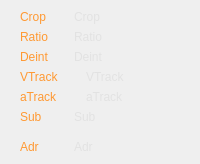
    <widget class="CSkinProgressWidget" name="m_CentralContainer1" native="true">
     <property name="sizePolicy">
      <sizepolicy hsizetype="Expanding" vsizetype="Preferred">
       <horstretch>0</horstretch>
       <verstretch>0</verstretch>
      </sizepolicy>
     </property>
     <property name="progress" stdset="0">
      <number>1</number>
     </property>
     <property name="borderInfo" stdset="0">
      <string notr="true">borderwidth=&quot;2&quot; roundcorner=&quot;0&quot; bordercolor=&quot;0xFFD0D0D0&quot; </string>
     </property>
     <layout class="QGridLayout" name="gridLayout_2" columnstretch="0,100,0">
      <property name="leftMargin">
       <number>20</number>
      </property>
      <property name="topMargin">
       <number>10</number>
      </property>
      <property name="rightMargin">
       <number>20</number>
      </property>
      <property name="bottomMargin">
       <number>10</number>
      </property>
      <property name="horizontalSpacing">
       <number>15</number>
      </property>
      <item row="1" column="0">
       <widget class="CSkinOneLineText" name="m_RatioName">
        <property name="sizePolicy">
         <sizepolicy hsizetype="Expanding" vsizetype="Expanding">
          <horstretch>0</horstretch>
          <verstretch>0</verstretch>
         </sizepolicy>
        </property>
        <property name="palette">
         <palette>
          <active>
           <colorrole role="WindowText">
            <brush brushstyle="SolidPattern">
             <color alpha="255">
              <red>255</red>
              <green>153</green>
              <blue>51</blue>
             </color>
            </brush>
           </colorrole>
          </active>
          <inactive>
           <colorrole role="WindowText">
            <brush brushstyle="SolidPattern">
             <color alpha="255">
              <red>255</red>
              <green>153</green>
              <blue>51</blue>
             </color>
            </brush>
           </colorrole>
          </inactive>
          <disabled>
           <colorrole role="WindowText">
            <brush brushstyle="SolidPattern">
             <color alpha="255">
              <red>120</red>
              <green>120</green>
              <blue>120</blue>
             </color>
            </brush>
           </colorrole>
          </disabled>
         </palette>
        </property>
        <property name="text">
         <string>Ratio</string>
        </property>
        <property name="addheight" stdset="0">
         <number>0</number>
        </property>
       </widget>
      </item>
      <item row="2" column="0">
       <widget class="CSkinOneLineText" name="m_DeintName">
        <property name="sizePolicy">
         <sizepolicy hsizetype="Expanding" vsizetype="Expanding">
          <horstretch>0</horstretch>
          <verstretch>0</verstretch>
         </sizepolicy>
        </property>
        <property name="palette">
         <palette>
          <active>
           <colorrole role="WindowText">
            <brush brushstyle="SolidPattern">
             <color alpha="255">
              <red>255</red>
              <green>153</green>
              <blue>51</blue>
             </color>
            </brush>
           </colorrole>
          </active>
          <inactive>
           <colorrole role="WindowText">
            <brush brushstyle="SolidPattern">
             <color alpha="255">
              <red>255</red>
              <green>153</green>
              <blue>51</blue>
             </color>
            </brush>
           </colorrole>
          </inactive>
          <disabled>
           <colorrole role="WindowText">
            <brush brushstyle="SolidPattern">
             <color alpha="255">
              <red>120</red>
              <green>120</green>
              <blue>120</blue>
             </color>
            </brush>
           </colorrole>
          </disabled>
         </palette>
        </property>
        <property name="text">
         <string>Deint</string>
        </property>
        <property name="addheight" stdset="0">
         <number>0</number>
        </property>
       </widget>
      </item>
      <item row="5" column="1" colspan="2">
       <widget class="CSkinOneLineText" name="m_STrackVal">
        <property name="sizePolicy">
         <sizepolicy hsizetype="Expanding" vsizetype="Expanding">
          <horstretch>0</horstretch>
          <verstretch>0</verstretch>
         </sizepolicy>
        </property>
        <property name="palette">
         <palette>
          <active>
           <colorrole role="WindowText">
            <brush brushstyle="SolidPattern">
             <color alpha="255">
              <red>226</red>
              <green>226</green>
              <blue>226</blue>
             </color>
            </brush>
           </colorrole>
          </active>
          <inactive>
           <colorrole role="WindowText">
            <brush brushstyle="SolidPattern">
             <color alpha="255">
              <red>226</red>
              <green>226</green>
              <blue>226</blue>
             </color>
            </brush>
           </colorrole>
          </inactive>
          <disabled>
           <colorrole role="WindowText">
            <brush brushstyle="SolidPattern">
             <color alpha="255">
              <red>120</red>
              <green>120</green>
              <blue>120</blue>
             </color>
            </brush>
           </colorrole>
          </disabled>
         </palette>
        </property>
        <property name="text">
         <string>Sub</string>
        </property>
        <property name="addheight" stdset="0">
         <number>1</number>
        </property>
       </widget>
      </item>
      <item row="3" column="1" colspan="2">
       <layout class="QHBoxLayout" name="horizontalLayout_24">
        <property name="spacing">
         <number>12</number>
        </property>
        <item>
         <widget class="CSkinProgressWidget" name="m_VCodecInfo" native="true">
          <property name="borderInfo" stdset="0">
           <string notr="true">borderwidth=&quot;0&quot; roundcorner=&quot;0&quot; bordercolor=&quot;0xD0CCFFCC&quot; </string>
          </property>
          <layout class="QHBoxLayout" name="horizontalLayout_14">
           <property name="spacing">
            <number>0</number>
           </property>
           <property name="leftMargin">
            <number>0</number>
           </property>
           <property name="topMargin">
            <number>0</number>
           </property>
           <property name="rightMargin">
            <number>0</number>
           </property>
           <property name="bottomMargin">
            <number>0</number>
           </property>
           <item>
            <widget class="COsdImage" name="m_VCodecInfoImg" native="true">
             <property name="imageParamsList" stdset="0">
              <stringlist notr="true">
               <string>id=&quot;avc1&quot; src=&quot;img/osd/infopanel/codecs/video/avc1.png&quot;</string>
               <string>id=&quot;div4&quot; src=&quot;img/osd/infopanel/codecs/video/div4.png&quot;</string>
               <string>id=&quot;divx&quot; src=&quot;img/osd/infopanel/codecs/video/divx.png&quot;</string>
               <string>id=&quot;dx50&quot; src=&quot;img/osd/infopanel/codecs/video/dx50.png&quot;</string>
               <string>id=&quot;h264&quot; src=&quot;img/osd/infopanel/codecs/video/h264.png&quot;</string>
               <string>id=&quot;mpgv&quot; src=&quot;img/osd/infopanel/codecs/video/mpgv.png&quot;</string>
               <string>id=&quot;wmv2&quot; src=&quot;img/osd/infopanel/codecs/video/wmv2.png&quot;</string>
               <string>id=&quot;wmv3&quot; src=&quot;img/osd/infopanel/codecs/video/wmv3.png&quot;</string>
               <string>id=&quot;wvc1&quot; src=&quot;img/osd/infopanel/codecs/video/wvc1.png&quot;</string>
               <string>id=&quot;xvid&quot; src=&quot;img/osd/infopanel/codecs/video/xvid.png&quot;</string>
               <string>id=&quot;mp42&quot; src=&quot;img/osd/infopanel/codecs/video/mp42.png&quot;</string>
               <string>id=&quot;div3&quot; src=&quot;img/osd/infopanel/codecs/video/div3.png&quot;</string>
               <string>id=&quot;mp43&quot; src=&quot;img/osd/infopanel/codecs/video/mp43.png&quot;</string>
               <string>id=&quot;vp90&quot; src=&quot;img/osd/infopanel/codecs/video/vp9.png&quot;</string>
               <string>id=&quot;unknown&quot; src=&quot;img/osd/infopanel/codecs/video/unknown.png&quot;</string>
              </stringlist>
             </property>
            </widget>
           </item>
          </layout>
         </widget>
        </item>
        <item>
         <widget class="CSkinOneLineText" name="m_VTrackVal">
          <property name="sizePolicy">
           <sizepolicy hsizetype="Expanding" vsizetype="Expanding">
            <horstretch>0</horstretch>
            <verstretch>0</verstretch>
           </sizepolicy>
          </property>
          <property name="palette">
           <palette>
            <active>
             <colorrole role="WindowText">
              <brush brushstyle="SolidPattern">
               <color alpha="255">
                <red>226</red>
                <green>226</green>
                <blue>226</blue>
               </color>
              </brush>
             </colorrole>
            </active>
            <inactive>
             <colorrole role="WindowText">
              <brush brushstyle="SolidPattern">
               <color alpha="255">
                <red>226</red>
                <green>226</green>
                <blue>226</blue>
               </color>
              </brush>
             </colorrole>
            </inactive>
            <disabled>
             <colorrole role="WindowText">
              <brush brushstyle="SolidPattern">
               <color alpha="255">
                <red>120</red>
                <green>120</green>
                <blue>120</blue>
               </color>
              </brush>
             </colorrole>
            </disabled>
           </palette>
          </property>
          <property name="text">
           <string>VTrack</string>
          </property>
          <property name="addheight" stdset="0">
           <number>1</number>
          </property>
          <property name="rowLimit" stdset="0">
           <number>0</number>
          </property>
         </widget>
        </item>
       </layout>
      </item>
      <item row="5" column="0">
       <widget class="CSkinOneLineText" name="m_STrackName">
        <property name="sizePolicy">
         <sizepolicy hsizetype="Expanding" vsizetype="Expanding">
          <horstretch>0</horstretch>
          <verstretch>0</verstretch>
         </sizepolicy>
        </property>
        <property name="palette">
         <palette>
          <active>
           <colorrole role="WindowText">
            <brush brushstyle="SolidPattern">
             <color alpha="255">
              <red>255</red>
              <green>153</green>
              <blue>51</blue>
             </color>
            </brush>
           </colorrole>
          </active>
          <inactive>
           <colorrole role="WindowText">
            <brush brushstyle="SolidPattern">
             <color alpha="255">
              <red>255</red>
              <green>153</green>
              <blue>51</blue>
             </color>
            </brush>
           </colorrole>
          </inactive>
          <disabled>
           <colorrole role="WindowText">
            <brush brushstyle="SolidPattern">
             <color alpha="255">
              <red>120</red>
              <green>120</green>
              <blue>120</blue>
             </color>
            </brush>
           </colorrole>
          </disabled>
         </palette>
        </property>
        <property name="text">
         <string>Sub</string>
        </property>
        <property name="addheight" stdset="0">
         <number>0</number>
        </property>
       </widget>
      </item>
      <item row="7" column="0">
       <spacer name="verticalSpacer_2">
        <property name="orientation">
         <enum>Qt::Vertical</enum>
        </property>
        <property name="sizeHint" stdset="0">
         <size>
          <width>20</width>
          <height>10</height>
         </size>
        </property>
       </spacer>
      </item>
      <item row="2" column="1" colspan="2">
       <widget class="CSkinOneLineText" name="m_DeintVal">
        <property name="sizePolicy">
         <sizepolicy hsizetype="Expanding" vsizetype="Expanding">
          <horstretch>0</horstretch>
          <verstretch>0</verstretch>
         </sizepolicy>
        </property>
        <property name="palette">
         <palette>
          <active>
           <colorrole role="WindowText">
            <brush brushstyle="SolidPattern">
             <color alpha="255">
              <red>226</red>
              <green>226</green>
              <blue>226</blue>
             </color>
            </brush>
           </colorrole>
          </active>
          <inactive>
           <colorrole role="WindowText">
            <brush brushstyle="SolidPattern">
             <color alpha="255">
              <red>226</red>
              <green>226</green>
              <blue>226</blue>
             </color>
            </brush>
           </colorrole>
          </inactive>
          <disabled>
           <colorrole role="WindowText">
            <brush brushstyle="SolidPattern">
             <color alpha="255">
              <red>120</red>
              <green>120</green>
              <blue>120</blue>
             </color>
            </brush>
           </colorrole>
          </disabled>
         </palette>
        </property>
        <property name="text">
         <string>Deint</string>
        </property>
        <property name="addheight" stdset="0">
         <number>1</number>
        </property>
       </widget>
      </item>
      <item row="3" column="0">
       <widget class="CSkinOneLineText" name="m_VTrackName">
        <property name="sizePolicy">
         <sizepolicy hsizetype="Expanding" vsizetype="Expanding">
          <horstretch>0</horstretch>
          <verstretch>0</verstretch>
         </sizepolicy>
        </property>
        <property name="palette">
         <palette>
          <active>
           <colorrole role="WindowText">
            <brush brushstyle="SolidPattern">
             <color alpha="255">
              <red>255</red>
              <green>153</green>
              <blue>51</blue>
             </color>
            </brush>
           </colorrole>
          </active>
          <inactive>
           <colorrole role="WindowText">
            <brush brushstyle="SolidPattern">
             <color alpha="255">
              <red>255</red>
              <green>153</green>
              <blue>51</blue>
             </color>
            </brush>
           </colorrole>
          </inactive>
          <disabled>
           <colorrole role="WindowText">
            <brush brushstyle="SolidPattern">
             <color alpha="255">
              <red>120</red>
              <green>120</green>
              <blue>120</blue>
             </color>
            </brush>
           </colorrole>
          </disabled>
         </palette>
        </property>
        <property name="text">
         <string>VTrack</string>
        </property>
        <property name="addheight" stdset="0">
         <number>0</number>
        </property>
       </widget>
      </item>
      <item row="8" column="0">
       <widget class="CSkinOneLineText" name="m_AddressName">
        <property name="sizePolicy">
         <sizepolicy hsizetype="Expanding" vsizetype="Expanding">
          <horstretch>0</horstretch>
          <verstretch>0</verstretch>
         </sizepolicy>
        </property>
        <property name="palette">
         <palette>
          <active>
           <colorrole role="WindowText">
            <brush brushstyle="SolidPattern">
             <color alpha="255">
              <red>255</red>
              <green>153</green>
              <blue>51</blue>
             </color>
            </brush>
           </colorrole>
          </active>
          <inactive>
           <colorrole role="WindowText">
            <brush brushstyle="SolidPattern">
             <color alpha="255">
              <red>255</red>
              <green>153</green>
              <blue>51</blue>
             </color>
            </brush>
           </colorrole>
          </inactive>
          <disabled>
           <colorrole role="WindowText">
            <brush brushstyle="SolidPattern">
             <color alpha="255">
              <red>120</red>
              <green>120</green>
              <blue>120</blue>
             </color>
            </brush>
           </colorrole>
          </disabled>
         </palette>
        </property>
        <property name="text">
         <string>Adr</string>
        </property>
        <property name="addheight" stdset="0">
         <number>2</number>
        </property>
        <property name="brightness" stdset="0">
         <number>5</number>
        </property>
        <property name="rowLimit" stdset="0">
         <number>0</number>
        </property>
       </widget>
      </item>
      <item row="0" column="2">
       <widget class="CSkinProgressWidget" name="m_CompactModeButton" native="true">
        <property name="sizePolicy">
         <sizepolicy hsizetype="Preferred" vsizetype="Preferred">
          <horstretch>0</horstretch>
          <verstretch>0</verstretch>
         </sizepolicy>
        </property>
        <property name="borderInfo" stdset="0">
         <string notr="true">borderwidth=&quot;1&quot; roundcorner=&quot;2&quot; bordercolor=&quot;0xFF808080&quot; </string>
        </property>
        <property name="borderInfoUnderMouse" stdset="0">
         <string notr="true">borderwidth=&quot;1&quot; roundcorner=&quot;2&quot; bordercolor=&quot;0xFFF0F0F0&quot; </string>
        </property>
        <property name="hideLimitW" stdset="0">
         <number>0</number>
        </property>
        <layout class="QHBoxLayout" name="horizontalLayout_16">
         <property name="spacing">
          <number>0</number>
         </property>
         <property name="leftMargin">
          <number>4</number>
         </property>
         <property name="topMargin">
          <number>4</number>
         </property>
         <property name="rightMargin">
          <number>4</number>
         </property>
         <property name="bottomMargin">
          <number>4</number>
         </property>
         <item>
          <widget class="COsdImage" name="m_CompactModeButtonImg" native="true">
           <property name="imageParamsList" stdset="0">
            <stringlist notr="true">
             <string>id=&quot;open&quot; src=&quot;img/osd/channelinfo/open.png&quot;</string>
             <string>id=&quot;close&quot; src=&quot;img/osd/channelinfo/close.png&quot;</string>
            </stringlist>
           </property>
           <property name="vSizeFactor" stdset="0">
            <number>1</number>
           </property>
          </widget>
         </item>
        </layout>
       </widget>
      </item>
      <item row="1" column="1" colspan="2">
       <widget class="CSkinOneLineText" name="m_RatioVal">
        <property name="sizePolicy">
         <sizepolicy hsizetype="Expanding" vsizetype="Expanding">
          <horstretch>0</horstretch>
          <verstretch>0</verstretch>
         </sizepolicy>
        </property>
        <property name="palette">
         <palette>
          <active>
           <colorrole role="WindowText">
            <brush brushstyle="SolidPattern">
             <color alpha="255">
              <red>226</red>
              <green>226</green>
              <blue>226</blue>
             </color>
            </brush>
           </colorrole>
          </active>
          <inactive>
           <colorrole role="WindowText">
            <brush brushstyle="SolidPattern">
             <color alpha="255">
              <red>226</red>
              <green>226</green>
              <blue>226</blue>
             </color>
            </brush>
           </colorrole>
          </inactive>
          <disabled>
           <colorrole role="WindowText">
            <brush brushstyle="SolidPattern">
             <color alpha="255">
              <red>120</red>
              <green>120</green>
              <blue>120</blue>
             </color>
            </brush>
           </colorrole>
          </disabled>
         </palette>
        </property>
        <property name="text">
         <string>Ratio</string>
        </property>
        <property name="addheight" stdset="0">
         <number>1</number>
        </property>
       </widget>
      </item>
      <item row="0" column="1">
       <widget class="CSkinOneLineText" name="m_CropVal">
        <property name="sizePolicy">
         <sizepolicy hsizetype="Expanding" vsizetype="Expanding">
          <horstretch>0</horstretch>
          <verstretch>0</verstretch>
         </sizepolicy>
        </property>
        <property name="palette">
         <palette>
          <active>
           <colorrole role="WindowText">
            <brush brushstyle="SolidPattern">
             <color alpha="255">
              <red>226</red>
              <green>226</green>
              <blue>226</blue>
             </color>
            </brush>
           </colorrole>
          </active>
          <inactive>
           <colorrole role="WindowText">
            <brush brushstyle="SolidPattern">
             <color alpha="255">
              <red>226</red>
              <green>226</green>
              <blue>226</blue>
             </color>
            </brush>
           </colorrole>
          </inactive>
          <disabled>
           <colorrole role="WindowText">
            <brush brushstyle="SolidPattern">
             <color alpha="255">
              <red>120</red>
              <green>120</green>
              <blue>120</blue>
             </color>
            </brush>
           </colorrole>
          </disabled>
         </palette>
        </property>
        <property name="text">
         <string>Crop</string>
        </property>
        <property name="addheight" stdset="0">
         <number>1</number>
        </property>
       </widget>
      </item>
      <item row="4" column="0">
       <widget class="CSkinOneLineText" name="m_ATrackName">
        <property name="sizePolicy">
         <sizepolicy hsizetype="Expanding" vsizetype="Expanding">
          <horstretch>0</horstretch>
          <verstretch>0</verstretch>
         </sizepolicy>
        </property>
        <property name="palette">
         <palette>
          <active>
           <colorrole role="WindowText">
            <brush brushstyle="SolidPattern">
             <color alpha="255">
              <red>255</red>
              <green>153</green>
              <blue>51</blue>
             </color>
            </brush>
           </colorrole>
          </active>
          <inactive>
           <colorrole role="WindowText">
            <brush brushstyle="SolidPattern">
             <color alpha="255">
              <red>255</red>
              <green>153</green>
              <blue>51</blue>
             </color>
            </brush>
           </colorrole>
          </inactive>
          <disabled>
           <colorrole role="WindowText">
            <brush brushstyle="SolidPattern">
             <color alpha="255">
              <red>120</red>
              <green>120</green>
              <blue>120</blue>
             </color>
            </brush>
           </colorrole>
          </disabled>
         </palette>
        </property>
        <property name="text">
         <string>aTrack</string>
        </property>
        <property name="addheight" stdset="0">
         <number>0</number>
        </property>
       </widget>
      </item>
      <item row="0" column="0">
       <widget class="CSkinOneLineText" name="m_CropName">
        <property name="sizePolicy">
         <sizepolicy hsizetype="Expanding" vsizetype="Expanding">
          <horstretch>0</horstretch>
          <verstretch>0</verstretch>
         </sizepolicy>
        </property>
        <property name="palette">
         <palette>
          <active>
           <colorrole role="WindowText">
            <brush brushstyle="SolidPattern">
             <color alpha="255">
              <red>255</red>
              <green>153</green>
              <blue>51</blue>
             </color>
            </brush>
           </colorrole>
          </active>
          <inactive>
           <colorrole role="WindowText">
            <brush brushstyle="SolidPattern">
             <color alpha="255">
              <red>255</red>
              <green>153</green>
              <blue>51</blue>
             </color>
            </brush>
           </colorrole>
          </inactive>
          <disabled>
           <colorrole role="WindowText">
            <brush brushstyle="SolidPattern">
             <color alpha="255">
              <red>120</red>
              <green>120</green>
              <blue>120</blue>
             </color>
            </brush>
           </colorrole>
          </disabled>
         </palette>
        </property>
        <property name="text">
         <string>Crop</string>
        </property>
        <property name="addheight" stdset="0">
         <number>0</number>
        </property>
       </widget>
      </item>
      <item row="4" column="1" colspan="2">
       <layout class="QHBoxLayout" name="horizontalLayout_23">
        <property name="spacing">
         <number>12</number>
        </property>
        <item>
         <widget class="CSkinProgressWidget" name="m_ACodecInfo" native="true">
          <property name="sizePolicy">
           <sizepolicy hsizetype="Fixed" vsizetype="Preferred">
            <horstretch>0</horstretch>
            <verstretch>0</verstretch>
           </sizepolicy>
          </property>
          <property name="borderInfo" stdset="0">
           <string notr="true">borderwidth=&quot;0&quot; roundcorner=&quot;2&quot; bordercolor=&quot;0xD0CCFFCC&quot; </string>
          </property>
          <layout class="QHBoxLayout" name="horizontalLayout_15">
           <property name="spacing">
            <number>0</number>
           </property>
           <property name="leftMargin">
            <number>0</number>
           </property>
           <property name="topMargin">
            <number>0</number>
           </property>
           <property name="rightMargin">
            <number>0</number>
           </property>
           <property name="bottomMargin">
            <number>0</number>
           </property>
           <item>
            <widget class="COsdImage" name="m_ACodecInfoImg" native="true">
             <property name="imageParamsList" stdset="0">
              <stringlist notr="true">
               <string>id=&quot;adts&quot; src=&quot;img/osd/infopanel/codecs/audio/adts.png&quot;</string>
               <string>id=&quot;mp3&quot; src=&quot;img/osd/infopanel/codecs/audio/mp3.png&quot;</string>
               <string>id=&quot;mp4a&quot; src=&quot;img/osd/infopanel/codecs/audio/mp4a.png&quot;</string>
               <string>id=&quot;mpga&quot; src=&quot;img/osd/infopanel/codecs/audio/mpga.png&quot;</string>
               <string>id=&quot;wma&quot; src=&quot;img/osd/infopanel/codecs/audio/wma.png&quot;</string>
               <string>id=&quot;wma2&quot; src=&quot;img/osd/infopanel/codecs/audio/wma2.png&quot;</string>
               <string>id=&quot;wma3&quot; src=&quot;img/osd/infopanel/codecs/audio/wma3.png&quot;</string>
               <string>id=&quot;a52&quot; src=&quot;img/osd/infopanel/codecs/audio/a52.png&quot;</string>
               <string>id=&quot;opus&quot; src=&quot;img/osd/infopanel/codecs/audio/opus.png&quot;</string>
               <string>id=&quot;unknown&quot; src=&quot;img/osd/infopanel/codecs/video/unknown.png&quot;</string>
               <string></string>
              </stringlist>
             </property>
            </widget>
           </item>
          </layout>
         </widget>
        </item>
        <item>
         <widget class="CSkinOneLineText" name="m_ATrackVal">
          <property name="sizePolicy">
           <sizepolicy hsizetype="Expanding" vsizetype="Expanding">
            <horstretch>0</horstretch>
            <verstretch>0</verstretch>
           </sizepolicy>
          </property>
          <property name="palette">
           <palette>
            <active>
             <colorrole role="WindowText">
              <brush brushstyle="SolidPattern">
               <color alpha="255">
                <red>226</red>
                <green>226</green>
                <blue>226</blue>
               </color>
              </brush>
             </colorrole>
            </active>
            <inactive>
             <colorrole role="WindowText">
              <brush brushstyle="SolidPattern">
               <color alpha="255">
                <red>226</red>
                <green>226</green>
                <blue>226</blue>
               </color>
              </brush>
             </colorrole>
            </inactive>
            <disabled>
             <colorrole role="WindowText">
              <brush brushstyle="SolidPattern">
               <color alpha="255">
                <red>120</red>
                <green>120</green>
                <blue>120</blue>
               </color>
              </brush>
             </colorrole>
            </disabled>
           </palette>
          </property>
          <property name="text">
           <string>aTrack</string>
          </property>
          <property name="addheight" stdset="0">
           <number>1</number>
          </property>
          <property name="rowLimit" stdset="0">
           <number>0</number>
          </property>
         </widget>
        </item>
       </layout>
      </item>
      <item row="8" column="1" colspan="2">
       <widget class="CSkinOneLineText" name="m_AddressVal">
        <property name="sizePolicy">
         <sizepolicy hsizetype="Expanding" vsizetype="Expanding">
          <horstretch>0</horstretch>
          <verstretch>0</verstretch>
         </sizepolicy>
        </property>
        <property name="palette">
         <palette>
          <active>
           <colorrole role="WindowText">
            <brush brushstyle="SolidPattern">
             <color alpha="255">
              <red>226</red>
              <green>226</green>
              <blue>226</blue>
             </color>
            </brush>
           </colorrole>
          </active>
          <inactive>
           <colorrole role="WindowText">
            <brush brushstyle="SolidPattern">
             <color alpha="255">
              <red>226</red>
              <green>226</green>
              <blue>226</blue>
             </color>
            </brush>
           </colorrole>
          </inactive>
          <disabled>
           <colorrole role="WindowText">
            <brush brushstyle="SolidPattern">
             <color alpha="255">
              <red>120</red>
              <green>120</green>
              <blue>120</blue>
             </color>
            </brush>
           </colorrole>
          </disabled>
         </palette>
        </property>
        <property name="text">
         <string>Adr</string>
        </property>
        <property name="addheight" stdset="0">
         <number>2</number>
        </property>
        <property name="brightness" stdset="0">
         <number>5</number>
        </property>
        <property name="rowLimit" stdset="0">
         <number>2</number>
        </property>
       </widget>
      </item>
     </layout>
    </widget>
